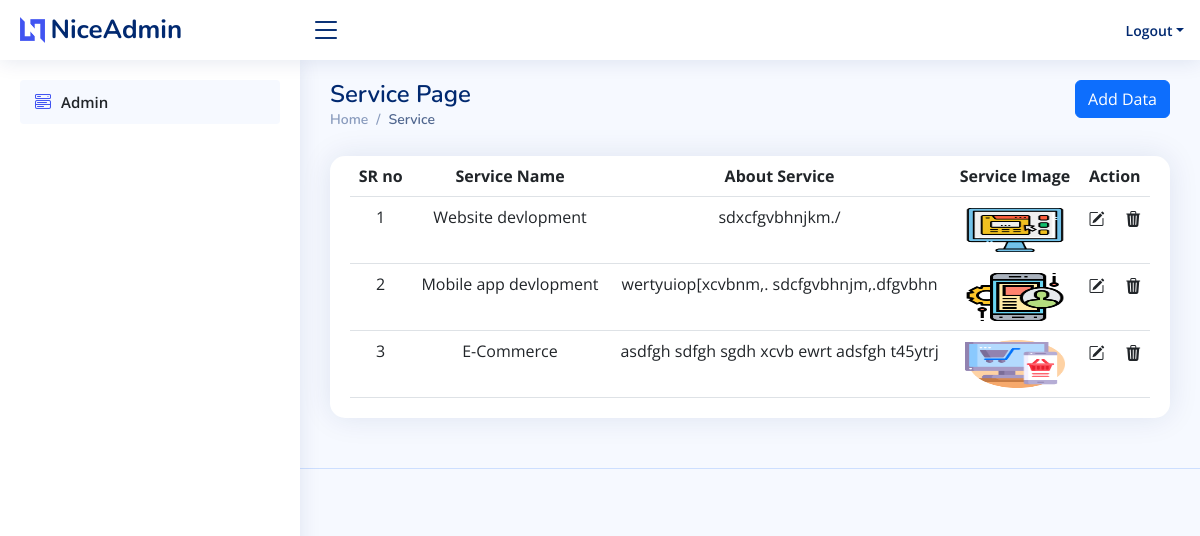
The app's page /folioadmin/servicepage (signed in) with its own data.
### folioadmin/models.py (models this page shows)
class Services(models.Model):
    user = models.ForeignKey(User, on_delete=models.CASCADE,null=True, blank=True)
    service_name=models.CharField(max_length=100)
    about_service=models.TextField()
    service_pic=models.ImageField(upload_to='service Picture',null=True,blank=True)

### folioadmin/views.py (the view)
# urls.py: path('servicepage',views.servicepage,name='servicepage'),
def servicepage(request):
    user = request.user
    userobj = User.objects.get(id=user.id)
    servicesobj = Services.objects.filter(user=userobj)
    return render(request,'folioadmin/service_page.html',{'servicesobj':servicesobj})

### template/folioadmin/service_page.html (shortened to what this page needs)
{% extends "folioadmin/base.html" %}{% load static %}{% block content %}
<main id="main" class="main">
  <div class="d-flex" style="justify-content: space-between;">
    <div class="pagetitle">
      <h1>Service Page </h1>
      <nav>
        <ol class="breadcrumb">
          <li class="breadcrumb-item"><a href="{% url 'index' %}">Home</a></li>
          <li class="breadcrumb-item active">Service</li>
        </ol>
      </nav>
    </div>
    <div class="add_btn" style="justify-content:end;">
      <button type="button" class="btn btn-primary" data-bs-toggle="modal" data-bs-target="#basicModal">
        Add Data
      </button>
    </div>
  </div>
    <section class="section">
      <div class="row">
        <div class="col-lg-12">
          <div class="card">
            <div class="card-body">
              <table class="table" style="margin: 0 auto; text-align: center;">
                <thead>
                  <tr>
                    <th scope="col">SR no</th>
                    <th scope="col">Service Name</th>
                    <th scope="col">About Service</th>
                    <th scope="col">Service Image</th>
                    <th scope="col">Action</th>
                  </tr>
                </thead>
                <tbody>
                  {% for i in servicesobj %}
                  <tr>
                    <td>{{forloop.counter}}</td>
                    <td>{{i.service_name}}</td>
                    <td>{{i.about_service}}</td>
                    <td>
                      {% if i.service_pic %}
                        <img src="{{i.service_pic.url}}" height="50px" width="100px" >
                      {% endif %}
                    </td>
                    <td>
                      <div class="btn-group" role="group" aria-label="Basic example">
                        <a class="dropdown-item" href="{% url 'service_update' i.id %}"><i class="bi bi-pencil-square"></i></a>
                        <a class="dropdown-item" href="{% url 'service_delete' i.id %}"><i class="bi bi-trash3-fill"></i></a>
                      </div>
                    </td>
                  </tr>
                  {% endfor %}
                </tbody>
              </table>
            </div>
          </div>
        </div>
      </div>
    </section>
  </main>
  {% endblock %}

### static/assets/css/style.css (style rules this page uses)
:root { scroll-behavior: smooth; }
body { font-family: "Open Sans", sans-serif; background: #f6f9ff; color: #444444; }
a { color: #4154f1; text-decoration: none; }
h1, h2, h3, h4, h5, h6 { font-family: "Nunito", sans-serif; }
#main { margin-top: 60px; padding: 20px 30px; transition: all 0.3s; }
.pagetitle { margin-bottom: 10px; }
.pagetitle h1 { font-size: 24px; margin-bottom: 0; font-weight: 600; color: #012970; }
.card { margin-bottom: 30px; border: none; border-radius: 15px; box-shadow: 0px 0 30px rgba(1, 41, 112, 0.1); }
.card-body { padding: 0 20px 20px 20px; }
.breadcrumb { font-size: 14px; font-family: "Nunito", sans-serif; color: #899bbd; font-weight: 600; }
.breadcrumb a { color: #899bbd; transition: 0.3s; }
.breadcrumb .breadcrumb-item::before { color: #899bbd; }
.breadcrumb .active { color: #51678f; font-weight: 600; }
@media (min-width: 1200px) { #main, #footer { margin-left: 300px; } }

### records on screen
Services: service_name "Website devlopment", about_service "sdxcfgvbhnjkm./", service_pic (picture)
Services: service_name "Mobile app devlopment", about_service "wertyuiop[xcvbnm,. sdcfgvbhnjm,.dfgvbhn", service_pic (picture)
Services: service_name "E-Commerce", about_service "asdfgh sdfgh sgdh xcvb ewrt adsfgh t45ytrj", service_pic (picture)
